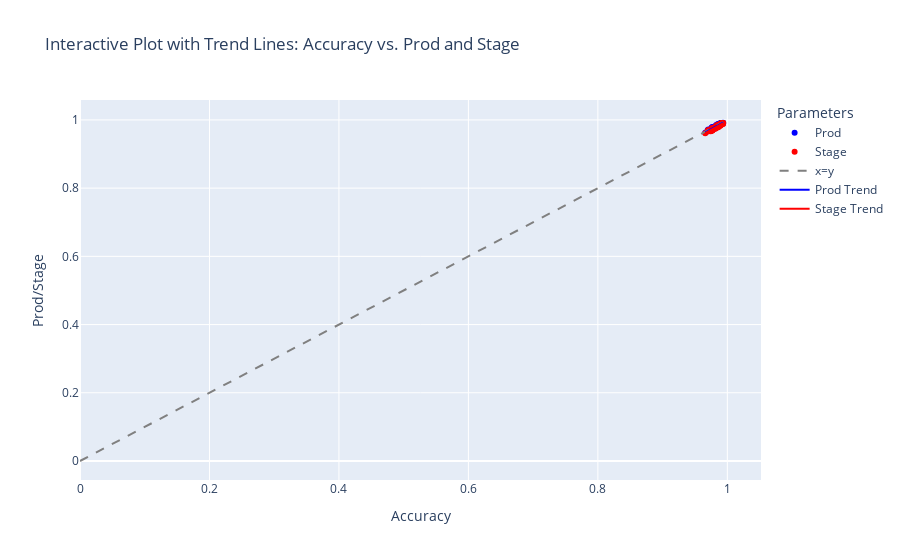

Notebook cell for this chart:
### Code cell
import plotly.express as px
import plotly.graph_objects as go
import json

# Load JSON data from a file
with open('comparison.json', 'r', encoding="utf8") as file:
    data = json.load(file)

# Extract accuracy, prod, and stage values
accuracy = [item["accuracy"] for item in data]
prod = [item["prod"] for item in data]
stage = [item["stage"] for item in data]

# Create a figure for interactive plotting
fig = go.Figure()

# Add scatter plot for "prod" with a trend line
fig.add_trace(go.Scatter(x=accuracy, y=prod,
                         mode='markers',
                         name='Prod',
                         marker=dict(color='blue')))

# Add scatter plot for "stage" with a trend line
fig.add_trace(go.Scatter(x=accuracy, y=stage,
                         mode='markers',
                         name='Stage',
                         marker=dict(color='red')))

# Manually add x=y line for reference
max_val = max(accuracy + prod + stage)
fig.add_trace(go.Scatter(x=[0, max_val], y=[0, max_val],
                         mode='lines',
                         name='x=y',
                         line=dict(dash='dash', color='grey')))

# Use Plotly Express to fit and add trend lines for "prod" and "stage"
for x, y, name, color in zip([accuracy, accuracy], [prod, stage], ['Prod Trend', 'Stage Trend'], ['blue', 'red']):
    trend_fig = px.scatter(x=x, y=y, trendline="ols")
    trend_line = trend_fig.data[1]  # Extract the trend line
    fig.add_traces([go.Scatter(x=trend_line.x, y=trend_line.y, mode='lines', name=name, line=dict(color=color))])

# Update layout for better visualization
fig.update_layout(title='Interactive Plot with Trend Lines: Accuracy vs. Prod and Stage',
                  xaxis_title='Accuracy',
                  yaxis_title='Prod/Stage',
                  legend_title='Parameters',
                  hovermode='closest')

# Show plot
fig.show()
